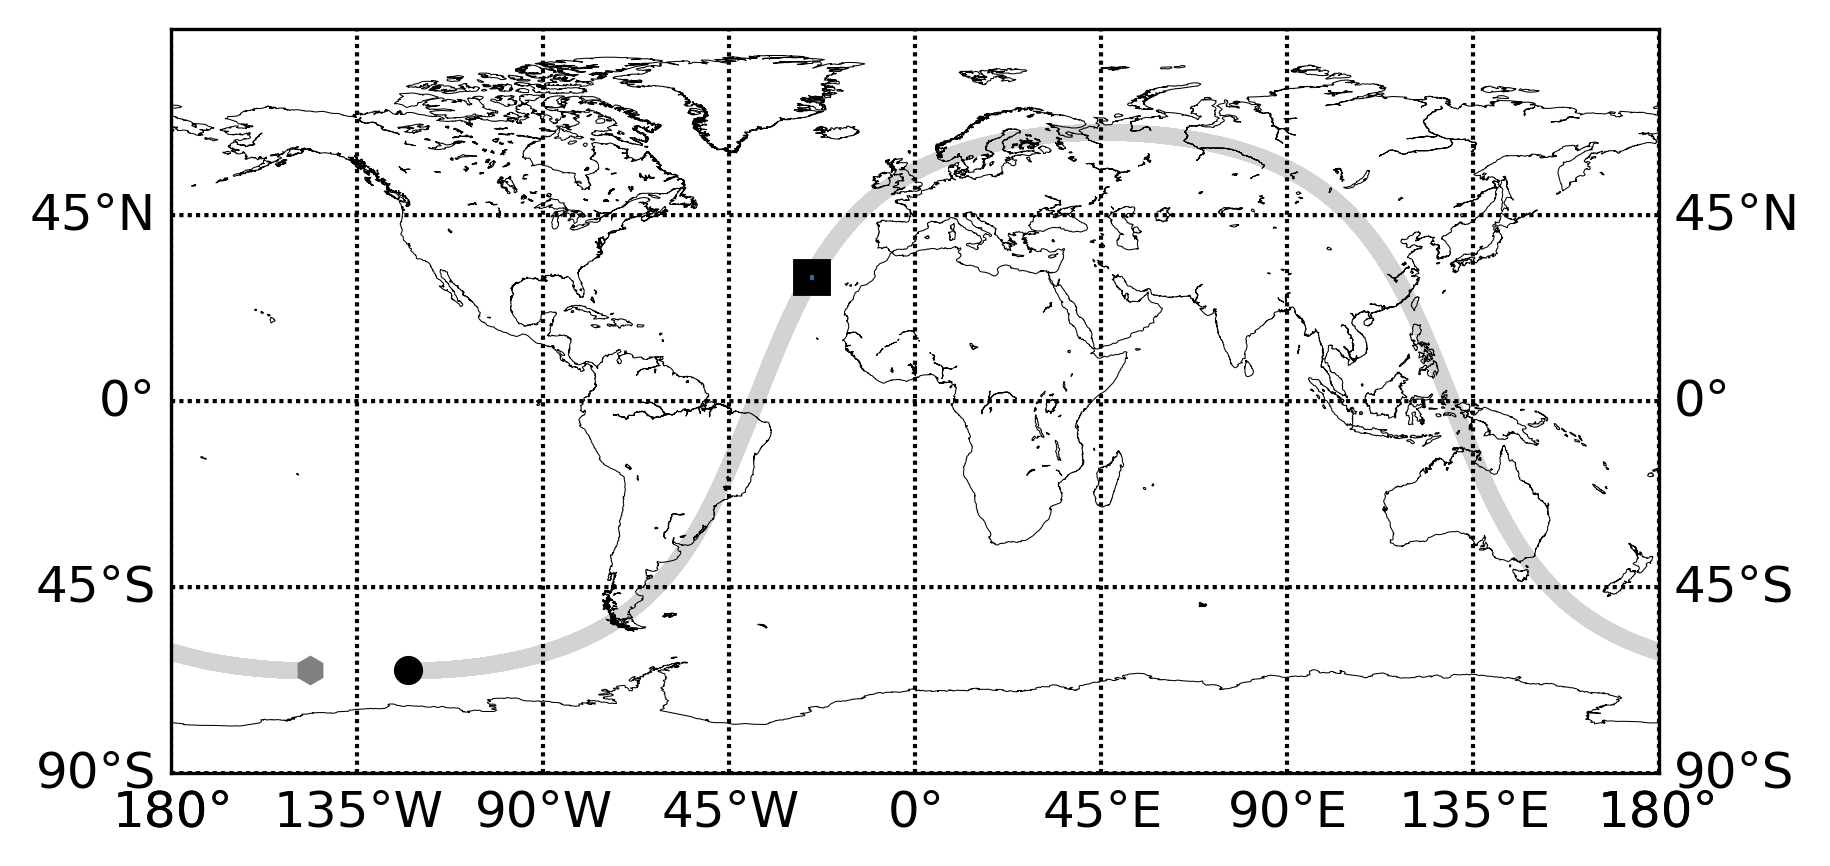

Recreate this plot in Python.
import numpy as np
from netCDF4 import Dataset
import matplotlib
import pylab as plt
from mpl_toolkits.basemap import Basemap
from matplotlib.patches import Polygon

matplotlib.rcParams['axes.titlesize'] = 12
matplotlib.rcParams['legend.fontsize'] = 10.
matplotlib.rcParams['font.size'] = 12.
matplotlib.rcParams['axes.labelsize'] = 12.
matplotlib.rcParams['xtick.labelsize'] = 12.
matplotlib.rcParams['ytick.labelsize'] = 12.
matplotlib.rcParams['figure.subplot.top'] = 0.9
matplotlib.rcParams['figure.subplot.bottom'] = 0.1
matplotlib.rcParams['figure.subplot.hspace'] = 0.6
matplotlib.rcParams['figure.subplot.wspace'] = 0.2

PATH = '/cnrm/obs/data1/manglar/DPR/new_codes/RTTOV_SIM_PRJ/Paper_RTTOV/Data/Figure_1/'
FILENAME = 'GPM_DPR_trajectory.nc'

# extract  data
ncfile     = Dataset(PATH + FILENAME)
lon                      = (ncfile.variables['lon'])[:]
lat                      = (ncfile.variables['lat'])[:]
ncfile.close()

# Plot DPR trajectory:
fig, ax = plt.subplots()
ax.set_title("")
m= Basemap(projection= 'cyl', resolution= 'l', llcrnrlon= -180., llcrnrlat=-90., urcrnrlon= 180., urcrnrlat= 90.)
m.plot(lon[24, :], lat[24, :], linestyle = 'None', marker = '.', color= 'lightgray',  linewidth=1, zorder = 0)
m.drawcoastlines(linewidth=0.25)
m.drawparallels(np.arange(-90, 90, 45), labels = [1,1,0,1])
m.drawmeridians(np.arange(-180, 180, 45), labels=[1,1,0,1])

# Add a balck color rectangle box to show the case study area:
def draw_screen_poly(lats, lons, m):
    x,y = m(lons, lats)
    xy = zip(x,y)
    poly = Polygon(list(xy), edgecolor='black', alpha=1.0, linewidth=5.0)
    plt.gca().add_patch(poly)
lats = [28, 32, 32, 28]
lons = [-27.0,-27.0,-23,-23]
draw_screen_poly(lats, lons, m)

# Mark starting and ending point of trajectory:
latW_ini   = lat[24, 0]
lonW_ini   = lon[24, 0]
latW_final = lat[24,-1]
lonW_final = lon[24,-1]

m.plot(lonW_ini,   latW_ini,   marker='o', color='k')
m.plot(lonW_final, latW_final, marker='h', color='gray')

PATH_SAVE = '/cnrm/obs/data1/manglar/DPR/new_codes/RTTOV_SIM_PRJ/Paper_RTTOV/Results/'
plt.savefig(PATH_SAVE+'DPR_trajectory.png', dpi=300,bbox_inches = 'tight')
plt.show()



